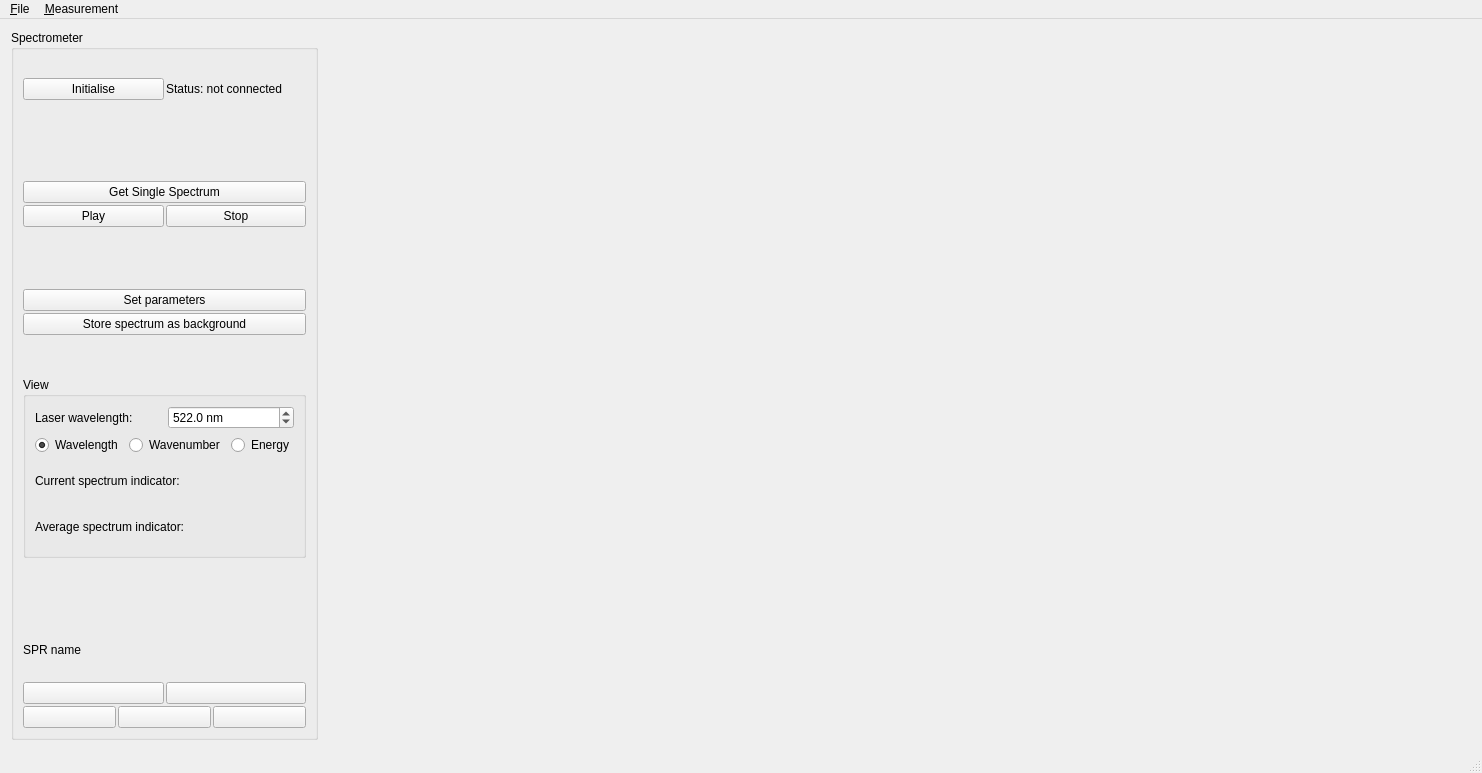
<?xml version="1.0" encoding="UTF-8"?>
<ui version="4.0">
 <class>spectrometer_main_window</class>
 <widget class="QMainWindow" name="spectrometer_main_window">
  <property name="geometry">
   <rect>
    <x>0</x>
    <y>0</y>
    <width>1482</width>
    <height>773</height>
   </rect>
  </property>
  <property name="windowTitle">
   <string>Spectrometer</string>
  </property>
  <widget class="QWidget" name="centralwidget">
   <layout class="QHBoxLayout" name="horizontalLayout">
    <item>
     <layout class="QHBoxLayout" name="main_layout" stretch="1,6">
      <property name="sizeConstraint">
       <enum>QLayout::SetMinimumSize</enum>
      </property>
      <property name="leftMargin">
       <number>2</number>
      </property>
      <property name="topMargin">
       <number>2</number>
      </property>
      <property name="rightMargin">
       <number>2</number>
      </property>
      <property name="bottomMargin">
       <number>2</number>
      </property>
      <item>
       <widget class="QGroupBox" name="control_groupBox">
        <property name="sizePolicy">
         <sizepolicy hsizetype="Preferred" vsizetype="Expanding">
          <horstretch>0</horstretch>
          <verstretch>0</verstretch>
         </sizepolicy>
        </property>
        <property name="maximumSize">
         <size>
          <width>350</width>
          <height>20000</height>
         </size>
        </property>
        <property name="styleSheet">
         <string notr="true"/>
        </property>
        <property name="title">
         <string>Spectrometer</string>
        </property>
        <layout class="QVBoxLayout" name="control_layout" stretch="1,1,2,1,1,1,0,3,1,1,1,1">
         <property name="spacing">
          <number>2</number>
         </property>
         <property name="sizeConstraint">
          <enum>QLayout::SetMaximumSize</enum>
         </property>
         <item>
          <layout class="QHBoxLayout" name="initialise_layout">
           <item>
            <widget class="QPushButton" name="initialise_button">
             <property name="text">
              <string>Initialise</string>
             </property>
            </widget>
           </item>
           <item>
            <widget class="QLabel" name="connection_status_label">
             <property name="text">
              <string>Status: not connected</string>
             </property>
             <property name="textFormat">
              <enum>Qt::AutoText</enum>
             </property>
            </widget>
           </item>
          </layout>
         </item>
         <item>
          <spacer name="verticalSpacer">
           <property name="orientation">
            <enum>Qt::Vertical</enum>
           </property>
           <property name="sizeHint" stdset="0">
            <size>
             <width>20</width>
             <height>40</height>
            </size>
           </property>
          </spacer>
         </item>
         <item>
          <layout class="QVBoxLayout" name="measure_layout">
           <item>
            <widget class="QPushButton" name="single_spectrum_button">
             <property name="enabled">
              <bool>true</bool>
             </property>
             <property name="text">
              <string>Get Single Spectrum</string>
             </property>
             <property name="checkable">
              <bool>false</bool>
             </property>
             <property name="checked">
              <bool>false</bool>
             </property>
             <property name="autoRepeat">
              <bool>false</bool>
             </property>
             <property name="autoRepeatDelay">
              <number>300</number>
             </property>
             <property name="autoDefault">
              <bool>false</bool>
             </property>
             <property name="default">
              <bool>false</bool>
             </property>
             <property name="flat">
              <bool>false</bool>
             </property>
            </widget>
           </item>
           <item>
            <layout class="QHBoxLayout" name="play_stop_layout">
             <item>
              <widget class="QPushButton" name="play_button">
               <property name="enabled">
                <bool>true</bool>
               </property>
               <property name="text">
                <string>Play</string>
               </property>
               <property name="shortcut">
                <string>Alt+S</string>
               </property>
              </widget>
             </item>
             <item>
              <widget class="QPushButton" name="stop_button">
               <property name="styleSheet">
                <string notr="true"/>
               </property>
               <property name="text">
                <string>Stop</string>
               </property>
              </widget>
             </item>
            </layout>
           </item>
          </layout>
         </item>
         <item>
          <spacer name="verticalSpacer_2">
           <property name="orientation">
            <enum>Qt::Vertical</enum>
           </property>
           <property name="sizeHint" stdset="0">
            <size>
             <width>20</width>
             <height>40</height>
            </size>
           </property>
          </spacer>
         </item>
         <item>
          <widget class="QPushButton" name="set_parameters_button">
           <property name="text">
            <string>Set parameters</string>
           </property>
          </widget>
         </item>
         <item>
          <widget class="QPushButton" name="store_background_button">
           <property name="enabled">
            <bool>true</bool>
           </property>
           <property name="text">
            <string>Store spectrum as background</string>
           </property>
          </widget>
         </item>
         <item>
          <spacer name="verticalSpacer_4">
           <property name="orientation">
            <enum>Qt::Vertical</enum>
           </property>
           <property name="sizeHint" stdset="0">
            <size>
             <width>20</width>
             <height>40</height>
            </size>
           </property>
          </spacer>
         </item>
         <item>
          <widget class="QGroupBox" name="measurement_view_box">
           <property name="title">
            <string>View</string>
           </property>
           <layout class="QVBoxLayout" name="verticalLayout" stretch="2,1,1">
            <item>
             <layout class="QVBoxLayout" name="measurement_view_layout" stretch="1,1">
              <item>
               <layout class="QHBoxLayout" name="laser_wavelength_layout">
                <item>
                 <widget class="QLabel" name="laser_wavelength_label">
                  <property name="text">
                   <string>Laser wavelength:</string>
                  </property>
                 </widget>
                </item>
                <item>
                 <widget class="QDoubleSpinBox" name="laser_wavelength_spin_box">
                  <property name="suffix">
                   <string> nm</string>
                  </property>
                  <property name="decimals">
                   <number>1</number>
                  </property>
                  <property name="maximum">
                   <double>10000.000000000000000</double>
                  </property>
                  <property name="value">
                   <double>522.000000000000000</double>
                  </property>
                 </widget>
                </item>
               </layout>
              </item>
              <item>
               <layout class="QHBoxLayout" name="display_unit_layout">
                <item>
                 <widget class="QRadioButton" name="wavelength_radio_button">
                  <property name="text">
                   <string>Wavelength</string>
                  </property>
                  <property name="checked">
                   <bool>true</bool>
                  </property>
                 </widget>
                </item>
                <item>
                 <widget class="QRadioButton" name="wavenumber_radio_button">
                  <property name="text">
                   <string>Wavenumber</string>
                  </property>
                 </widget>
                </item>
                <item>
                 <widget class="QRadioButton" name="energy_radio_button">
                  <property name="text">
                   <string>Energy</string>
                  </property>
                 </widget>
                </item>
               </layout>
              </item>
             </layout>
            </item>
            <item>
             <widget class="QLabel" name="current_target_point_label">
              <property name="text">
               <string>Current spectrum indicator:</string>
              </property>
             </widget>
            </item>
            <item>
             <widget class="QLabel" name="average_target_point_label">
              <property name="text">
               <string>Average spectrum indicator:</string>
              </property>
             </widget>
            </item>
           </layout>
          </widget>
         </item>
         <item>
          <spacer name="verticalSpacer_3">
           <property name="orientation">
            <enum>Qt::Vertical</enum>
           </property>
           <property name="sizeHint" stdset="0">
            <size>
             <width>20</width>
             <height>40</height>
            </size>
           </property>
          </spacer>
         </item>
         <item>
          <widget class="QLabel" name="filename_label">
           <property name="text">
            <string>SPR name</string>
           </property>
          </widget>
         </item>
         <item>
          <layout class="QHBoxLayout" name="save_layout">
           <item>
            <widget class="QPushButton" name="save_button">
             <property name="enabled">
              <bool>true</bool>
             </property>
             <property name="text">
              <string/>
             </property>
             <property name="icon">
              <iconset resource="../../../../artwork/qudi_icons.qrc">
               <normaloff>:/icons/icons/save.png</normaloff>:/icons/icons/save.png</iconset>
             </property>
            </widget>
           </item>
           <item>
            <widget class="QPushButton" name="delete_button">
             <property name="enabled">
              <bool>true</bool>
             </property>
             <property name="text">
              <string/>
             </property>
             <property name="icon">
              <iconset resource="../../../../artwork/qudi_icons.qrc">
               <normaloff>:/icons/icons/delete.png</normaloff>:/icons/icons/delete.png</iconset>
             </property>
            </widget>
           </item>
          </layout>
         </item>
         <item>
          <layout class="QHBoxLayout" name="load_layout" stretch="1,1,1">
           <item>
            <widget class="QPushButton" name="load_button">
             <property name="text">
              <string/>
             </property>
             <property name="icon">
              <iconset resource="../../../../artwork/qudi_icons.qrc">
               <normaloff>:/icons/icons/load.png</normaloff>:/icons/icons/load.png</iconset>
             </property>
            </widget>
           </item>
           <item>
            <widget class="QPushButton" name="previous_button">
             <property name="text">
              <string/>
             </property>
             <property name="icon">
              <iconset resource="../../../../artwork/qudi_icons.qrc">
               <normaloff>:/icons/icons/previous.png</normaloff>:/icons/icons/previous.png</iconset>
             </property>
            </widget>
           </item>
           <item>
            <widget class="QPushButton" name="next_button">
             <property name="text">
              <string/>
             </property>
             <property name="icon">
              <iconset resource="../../../../artwork/qudi_icons.qrc">
               <normaloff>:/icons/icons/next.png</normaloff>:/icons/icons/next.png</iconset>
             </property>
            </widget>
           </item>
          </layout>
         </item>
        </layout>
       </widget>
      </item>
      <item>
       <layout class="QGridLayout" name="plots_layout" rowstretch="1,1" columnstretch="3,2">
        <property name="sizeConstraint">
         <enum>QLayout::SetDefaultConstraint</enum>
        </property>
        <item row="0" column="0">
         <widget class="PlotWidget" name="current_spectrum_plot" native="true"/>
        </item>
        <item row="1" column="0">
         <widget class="PlotWidget" name="average_spectrum_plot" native="true"/>
        </item>
        <item row="0" column="1">
         <widget class="PlotWidget" name="spectrometer_counts_plot" native="true">
          <property name="sizePolicy">
           <sizepolicy hsizetype="Minimum" vsizetype="Minimum">
            <horstretch>0</horstretch>
            <verstretch>0</verstretch>
           </sizepolicy>
          </property>
          <property name="minimumSize">
           <size>
            <width>100</width>
            <height>100</height>
           </size>
          </property>
          <property name="maximumSize">
           <size>
            <width>100000</width>
            <height>100000</height>
           </size>
          </property>
         </widget>
        </item>
        <item row="1" column="1">
         <widget class="PlotWidget" name="background_spectrum_plot" native="true">
          <property name="sizePolicy">
           <sizepolicy hsizetype="Minimum" vsizetype="Minimum">
            <horstretch>0</horstretch>
            <verstretch>0</verstretch>
           </sizepolicy>
          </property>
          <property name="minimumSize">
           <size>
            <width>100</width>
            <height>100</height>
           </size>
          </property>
          <property name="maximumSize">
           <size>
            <width>100000</width>
            <height>100000</height>
           </size>
          </property>
         </widget>
        </item>
       </layout>
      </item>
     </layout>
    </item>
   </layout>
  </widget>
  <widget class="QMenuBar" name="menubar">
   <property name="geometry">
    <rect>
     <x>0</x>
     <y>0</y>
     <width>1482</width>
     <height>21</height>
    </rect>
   </property>
   <widget class="QMenu" name="menuFile">
    <property name="title">
     <string>&amp;File</string>
    </property>
    <widget class="QMenu" name="export_menu">
     <property name="title">
      <string>Export</string>
     </property>
     <addaction name="separator"/>
     <addaction name="export_current_spectrum_action"/>
     <addaction name="export_average_spectrum_action"/>
    </widget>
    <addaction name="save_action"/>
    <addaction name="save_as_action"/>
    <addaction name="load_action"/>
    <addaction name="export_menu"/>
    <addaction name="separator"/>
    <addaction name="exit_action"/>
   </widget>
   <widget class="QMenu" name="menuMeasure">
    <property name="title">
     <string>&amp;Measurement</string>
    </property>
    <addaction name="actionGet_single_spectrum"/>
    <addaction name="actionRead_continuosly"/>
    <addaction name="actionStop_measurement"/>
    <addaction name="separator"/>
    <addaction name="actionSet_acquisition_parameters"/>
   </widget>
   <addaction name="menuFile"/>
   <addaction name="menuMeasure"/>
  </widget>
  <widget class="QStatusBar" name="statusbar"/>
  <action name="save_action">
   <property name="text">
    <string>&amp;Save</string>
   </property>
   <property name="shortcut">
    <string>Ctrl+S</string>
   </property>
  </action>
  <action name="load_action">
   <property name="text">
    <string>&amp;Load</string>
   </property>
  </action>
  <action name="exit_action">
   <property name="text">
    <string>&amp;Exit</string>
   </property>
   <property name="shortcut">
    <string>Ctrl+Q</string>
   </property>
  </action>
  <action name="save_as_action">
   <property name="text">
    <string>Save &amp;as</string>
   </property>
  </action>
  <action name="actionGet_single_spectrum">
   <property name="text">
    <string>Get single spectrum</string>
   </property>
  </action>
  <action name="actionRead_continuosly">
   <property name="text">
    <string>Read continuosly</string>
   </property>
  </action>
  <action name="actionStop_measurement">
   <property name="text">
    <string>Stop measurement</string>
   </property>
  </action>
  <action name="actionSet_acquisition_parameters">
   <property name="text">
    <string>Set acquisition parameters</string>
   </property>
  </action>
  <action name="export_current_spectrum_action">
   <property name="text">
    <string>Current spectrum</string>
   </property>
  </action>
  <action name="export_average_spectrum_action">
   <property name="text">
    <string>Averaged spectrum</string>
   </property>
  </action>
 </widget>
 <customwidgets>
  <customwidget>
   <class>PlotWidget</class>
   <extends>QWidget</extends>
   <header>pyqtgraph</header>
   <container>1</container>
  </customwidget>
 </customwidgets>
 <resources>
  <include location="../../../../artwork/qudi_icons.qrc"/>
 </resources>
 <connections/>
</ui>
